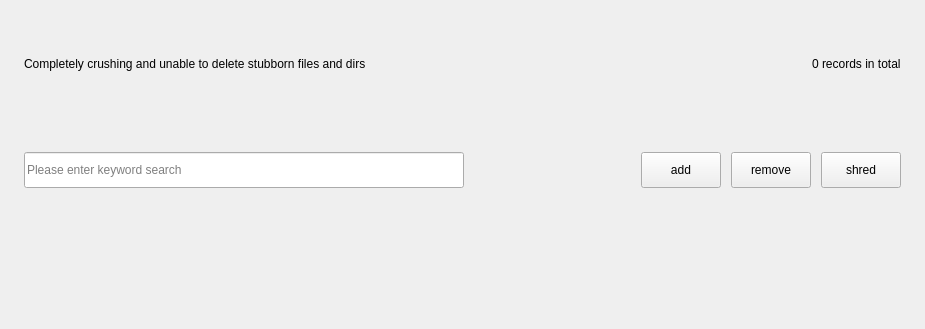
<?xml version="1.0" encoding="UTF-8"?>
<ui version="4.0">
 <class>FileShredPage</class>
 <widget class="QWidget" name="FileShredPage">
  <property name="geometry">
   <rect>
    <x>0</x>
    <y>0</y>
    <width>925</width>
    <height>329</height>
   </rect>
  </property>
  <property name="windowTitle">
   <string>Form</string>
  </property>
  <layout class="QVBoxLayout" name="verticalLayout">
   <property name="spacing">
    <number>10</number>
   </property>
   <property name="leftMargin">
    <number>24</number>
   </property>
   <property name="topMargin">
    <number>16</number>
   </property>
   <property name="rightMargin">
    <number>0</number>
   </property>
   <property name="bottomMargin">
    <number>4</number>
   </property>
   <item>
    <layout class="QHBoxLayout" name="horizontalLayout">
     <property name="rightMargin">
      <number>24</number>
     </property>
     <item>
      <widget class="QLabel" name="label">
       <property name="minimumSize">
        <size>
         <width>420</width>
         <height>0</height>
        </size>
       </property>
       <property name="text">
        <string>Completely crushing and unable to delete stubborn files and dirs</string>
       </property>
      </widget>
     </item>
     <item>
      <spacer name="horizontalSpacer">
       <property name="orientation">
        <enum>Qt::Horizontal</enum>
       </property>
       <property name="sizeHint" stdset="0">
        <size>
         <width>40</width>
         <height>20</height>
        </size>
       </property>
      </spacer>
     </item>
     <item>
      <widget class="QLabel" name="m_tips">
       <property name="text">
        <string>0 records in total</string>
       </property>
      </widget>
     </item>
    </layout>
   </item>
   <item>
    <widget class="QWidget" name="m_controlLine" native="true">
     <layout class="QHBoxLayout" name="horizontalLayout_3">
      <property name="spacing">
       <number>10</number>
      </property>
      <property name="leftMargin">
       <number>0</number>
      </property>
      <property name="topMargin">
       <number>0</number>
      </property>
      <property name="rightMargin">
       <number>24</number>
      </property>
      <property name="bottomMargin">
       <number>0</number>
      </property>
      <item>
       <widget class="QLineEdit" name="m_search">
        <property name="sizePolicy">
         <sizepolicy hsizetype="Fixed" vsizetype="Fixed">
          <horstretch>0</horstretch>
          <verstretch>0</verstretch>
         </sizepolicy>
        </property>
        <property name="minimumSize">
         <size>
          <width>440</width>
          <height>36</height>
         </size>
        </property>
        <property name="maximumSize">
         <size>
          <width>440</width>
          <height>36</height>
         </size>
        </property>
        <property name="placeholderText">
         <string>Please enter keyword search</string>
        </property>
       </widget>
      </item>
      <item>
       <spacer name="spacer_2">
        <property name="orientation">
         <enum>Qt::Horizontal</enum>
        </property>
        <property name="sizeHint" stdset="0">
         <size>
          <width>40</width>
          <height>20</height>
         </size>
        </property>
       </spacer>
      </item>
      <item>
       <widget class="QPushButton" name="m_add">
        <property name="sizePolicy">
         <sizepolicy hsizetype="Fixed" vsizetype="Fixed">
          <horstretch>0</horstretch>
          <verstretch>0</verstretch>
         </sizepolicy>
        </property>
        <property name="minimumSize">
         <size>
          <width>72</width>
          <height>36</height>
         </size>
        </property>
        <property name="text">
         <string>add</string>
        </property>
       </widget>
      </item>
      <item>
       <widget class="QPushButton" name="m_remove">
        <property name="sizePolicy">
         <sizepolicy hsizetype="Fixed" vsizetype="Fixed">
          <horstretch>0</horstretch>
          <verstretch>0</verstretch>
         </sizepolicy>
        </property>
        <property name="minimumSize">
         <size>
          <width>72</width>
          <height>36</height>
         </size>
        </property>
        <property name="text">
         <string>remove</string>
        </property>
       </widget>
      </item>
      <item>
       <widget class="QPushButton" name="m_shred">
        <property name="sizePolicy">
         <sizepolicy hsizetype="Fixed" vsizetype="Fixed">
          <horstretch>0</horstretch>
          <verstretch>0</verstretch>
         </sizepolicy>
        </property>
        <property name="minimumSize">
         <size>
          <width>72</width>
          <height>36</height>
         </size>
        </property>
        <property name="text">
         <string>shred</string>
        </property>
       </widget>
      </item>
     </layout>
    </widget>
   </item>
   <item>
    <widget class="KS::ToolBox::FileShredTable" name="m_table" native="true"/>
   </item>
  </layout>
 </widget>
 <customwidgets>
  <customwidget>
   <class>KS::ToolBox::FileShredTable</class>
   <extends>QWidget</extends>
   <header>plugins/gui/tool-box/file-shred/file-shred-table.h</header>
   <container>1</container>
  </customwidget>
 </customwidgets>
 <resources/>
 <connections/>
</ui>
